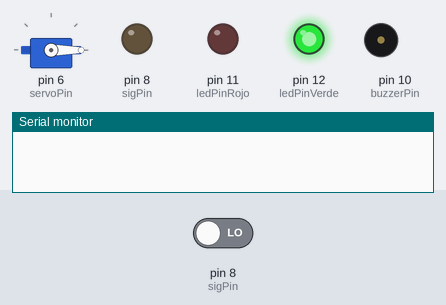
A sketch run on a simulated Arduino Uno, built with avr-gcc and run on an emulated ATmega328P. Parts: servo, output pins drawn as LEDs (lit = HIGH), buzzer (waves = sounding, pin HIGH), the last lines printed to the serial monitor. The test bench sets the inputs (shaded band); at power-on: pin 8 (sigPin) LOW.

Above: at 0.1 s.
At 39.9 s:
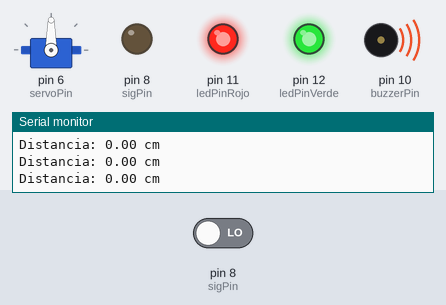
Timing chart, 0 to 40.0 s (numbered marks = the images above):
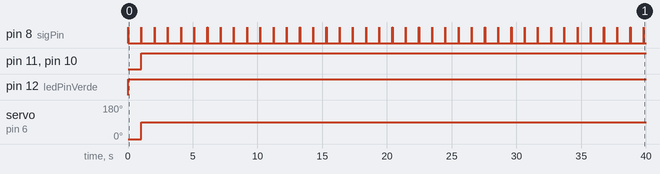

Measured:
- by itself, pin 8 (sigPin): alternates HIGH for 0.01 s and LOW for 1.0 s
- by itself, pin 11 (ledPinRojo), pin 10 (buzzerPin): LOW → HIGH at 1.0 s
- by itself, pin 12 (ledPinVerde): LOW → HIGH at 0.00 s
- by itself, servo on pin 6 (servoPin): 0° → 90° at 1.0 s

The sketch:

sketch_proximidad_y_servo.ino
```cpp
#include <Servo.h>
Servo servogy; //nombre del servo

int sigPin =8;  //asigna el pin 8 para el signal  del sensor de proximidad
int servoPin =6;  //asigna el pin 6 para la señal del servo
int buzzerPin =10;  //asigna el pin 10 para el buzzer
int ledPinRojo =11;  //asigna el pin 11 para el led rojo
int ledPinVerde =12;  //asigna el pin 12 para el led verde
int duracion;  //variable que se declara para  despues darle el valor del ultrasonido del sensor
float distancia;  //variable que se declara para  despues guardar el resultado del calculo de distancia
int dt = 10;            //cada vez que hay un "delay dt" es para q el prcoesador del arduino descanse
int serial = 9600;  //estandar de frecuencia del monitor serial para el  muestreo

void setup() {

  servogy.attach(servoPin);  //le doy el pin del servo al arduino
  Serial.begin(serial);  //le doy la frecuencial al monitor serial
  pinMode(buzzerPin, 1);
  pinMode(ledPinVerde, 1);      //ponemos los pines de los leds (rojo y verde) y el buzzer en salida
  pinMode(ledPinRojo, 1);
  servogy.write(0);         //seteamos el servo en 0 grados

}

void loop() {

  digitalWrite(ledPinVerde, 1);     //prendemos el led verde
  pinMode(sigPin, OUTPUT);          //se pone en salida para que emita señal ultrasonica
  delay(dt);
  digitalWrite(sigPin, 1);          // se activa la señal
  delay(dt);
  digitalWrite(sigPin, 0);          //se apaga
  pinMode(sigPin, INPUT);           //se pone en emtrada para poder registrar el pulso

  duracion = pulseIn(sigPin, 1);    //se registra el pulso y se coloca en la variable "duracion"
  distancia = duracion/58.2;        //se divide en 58.2 para dejarlo en centimetros y se guarda en "distancia"

  Serial.print("Distancia: ");
  Serial.print(distancia);          // escribimos la distancia en el monitor serial
  Serial.println(" cm");

  if (distancia < 50) {             //si está a menos de 50cm se activan el led rojo y el buzzer
    digitalWrite(ledPinRojo, 1);    // tambien el servomotor se pone a 90°
    digitalWrite(buzzerPin, 1);
    servogy.write(90);
  } else {
    digitalWrite(ledPinRojo, 0);    //si no se setea todo a 0
    digitalWrite(buzzerPin, 0);
    servogy.write(0);
  }

}
```
